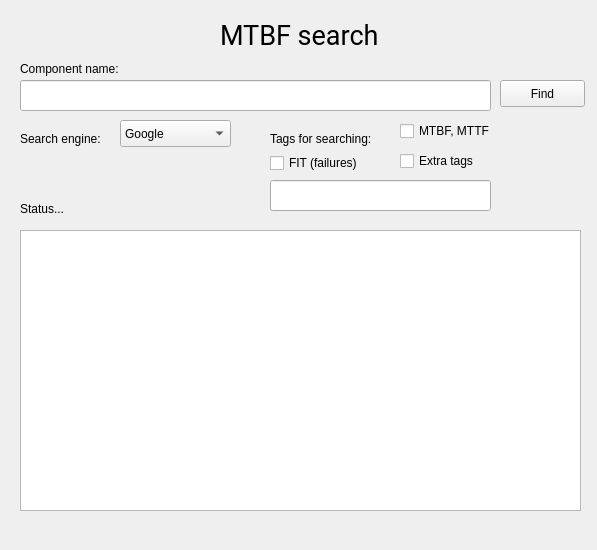
<?xml version="1.0" encoding="UTF-8"?>
<ui version="4.0">
 <class>Form</class>
 <widget class="QWidget" name="Form">
  <property name="geometry">
   <rect>
    <x>0</x>
    <y>0</y>
    <width>597</width>
    <height>550</height>
   </rect>
  </property>
  <property name="windowTitle">
   <string>MTBF search</string>
  </property>
  <property name="windowOpacity">
   <double>1.000000000000000</double>
  </property>
  <widget class="QPushButton" name="pushButton">
   <property name="geometry">
    <rect>
     <x>500</x>
     <y>80</y>
     <width>85</width>
     <height>27</height>
    </rect>
   </property>
   <property name="text">
    <string>Find</string>
   </property>
  </widget>
  <widget class="QLineEdit" name="lineEdit">
   <property name="geometry">
    <rect>
     <x>20</x>
     <y>80</y>
     <width>471</width>
     <height>31</height>
    </rect>
   </property>
  </widget>
  <widget class="QLabel" name="label1">
   <property name="geometry">
    <rect>
     <x>20</x>
     <y>60</y>
     <width>311</width>
     <height>17</height>
    </rect>
   </property>
   <property name="text">
    <string>Component name:</string>
   </property>
  </widget>
  <widget class="QLabel" name="title">
   <property name="geometry">
    <rect>
     <x>220</x>
     <y>20</y>
     <width>171</width>
     <height>31</height>
    </rect>
   </property>
   <property name="font">
    <font>
     <family>Roboto</family>
     <pointsize>20</pointsize>
    </font>
   </property>
   <property name="text">
    <string>MTBF search</string>
   </property>
  </widget>
  <widget class="QLabel" name="status_label">
   <property name="geometry">
    <rect>
     <x>20</x>
     <y>200</y>
     <width>54</width>
     <height>17</height>
    </rect>
   </property>
   <property name="layoutDirection">
    <enum>Qt::LeftToRight</enum>
   </property>
   <property name="text">
    <string>Status...</string>
   </property>
  </widget>
  <widget class="QTextBrowser" name="textBrowser">
   <property name="geometry">
    <rect>
     <x>20</x>
     <y>230</y>
     <width>561</width>
     <height>281</height>
    </rect>
   </property>
   <property name="font">
    <font>
     <family>Roboto</family>
     <pointsize>10</pointsize>
    </font>
   </property>
   <property name="openExternalLinks">
    <bool>true</bool>
   </property>
   <property name="openLinks">
    <bool>true</bool>
   </property>
  </widget>
  <widget class="QCheckBox" name="cb_mtbf">
   <property name="geometry">
    <rect>
     <x>400</x>
     <y>120</y>
     <width>101</width>
     <height>22</height>
    </rect>
   </property>
   <property name="text">
    <string>MTBF, MTTF</string>
   </property>
  </widget>
  <widget class="QCheckBox" name="cb_fit">
   <property name="geometry">
    <rect>
     <x>270</x>
     <y>152</y>
     <width>101</width>
     <height>22</height>
    </rect>
   </property>
   <property name="text">
    <string>FIT (failures)</string>
   </property>
  </widget>
  <widget class="QCheckBox" name="cb_extra">
   <property name="geometry">
    <rect>
     <x>400</x>
     <y>150</y>
     <width>86</width>
     <height>22</height>
    </rect>
   </property>
   <property name="text">
    <string>Extra tags</string>
   </property>
  </widget>
  <widget class="QComboBox" name="comboBox">
   <property name="geometry">
    <rect>
     <x>120</x>
     <y>120</y>
     <width>111</width>
     <height>27</height>
    </rect>
   </property>
   <item>
    <property name="text">
     <string>Google</string>
    </property>
   </item>
   <item>
    <property name="text">
     <string>Yandex</string>
    </property>
   </item>
  </widget>
  <widget class="QLineEdit" name="lineEdit_2">
   <property name="geometry">
    <rect>
     <x>270</x>
     <y>180</y>
     <width>221</width>
     <height>31</height>
    </rect>
   </property>
  </widget>
  <widget class="QLabel" name="label">
   <property name="geometry">
    <rect>
     <x>20</x>
     <y>130</y>
     <width>101</width>
     <height>17</height>
    </rect>
   </property>
   <property name="text">
    <string>Search engine:</string>
   </property>
  </widget>
  <widget class="QLabel" name="label_2">
   <property name="geometry">
    <rect>
     <x>270</x>
     <y>130</y>
     <width>131</width>
     <height>17</height>
    </rect>
   </property>
   <property name="text">
    <string>Tags for searching:</string>
   </property>
  </widget>
  <widget class="QLabel" name="mtbf_label">
   <property name="geometry">
    <rect>
     <x>20</x>
     <y>520</y>
     <width>561</width>
     <height>21</height>
    </rect>
   </property>
   <property name="font">
    <font>
     <pointsize>10</pointsize>
     <weight>75</weight>
     <bold>true</bold>
    </font>
   </property>
   <property name="text">
    <string/>
   </property>
  </widget>
 </widget>
 <resources/>
 <connections/>
</ui>
